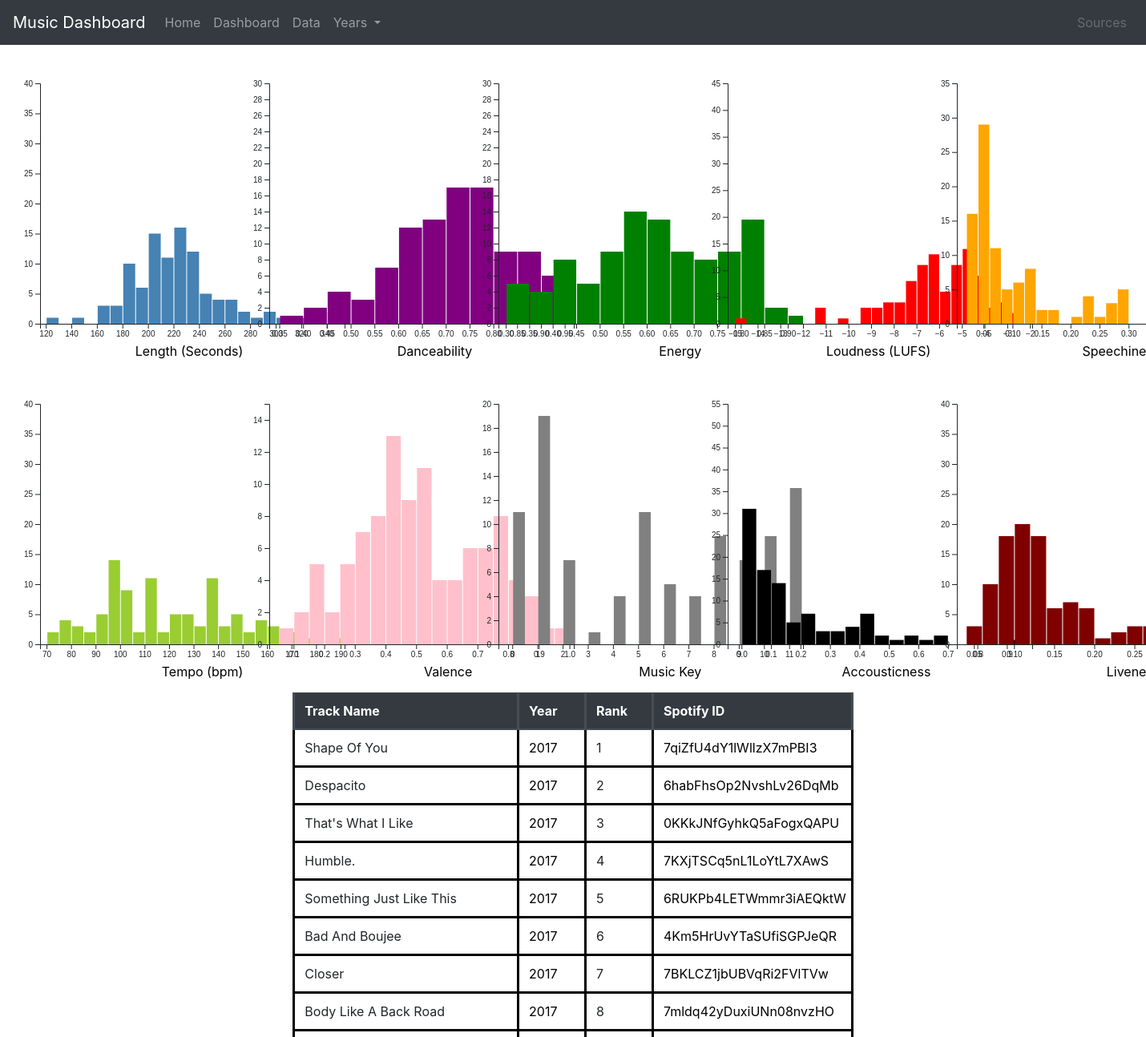
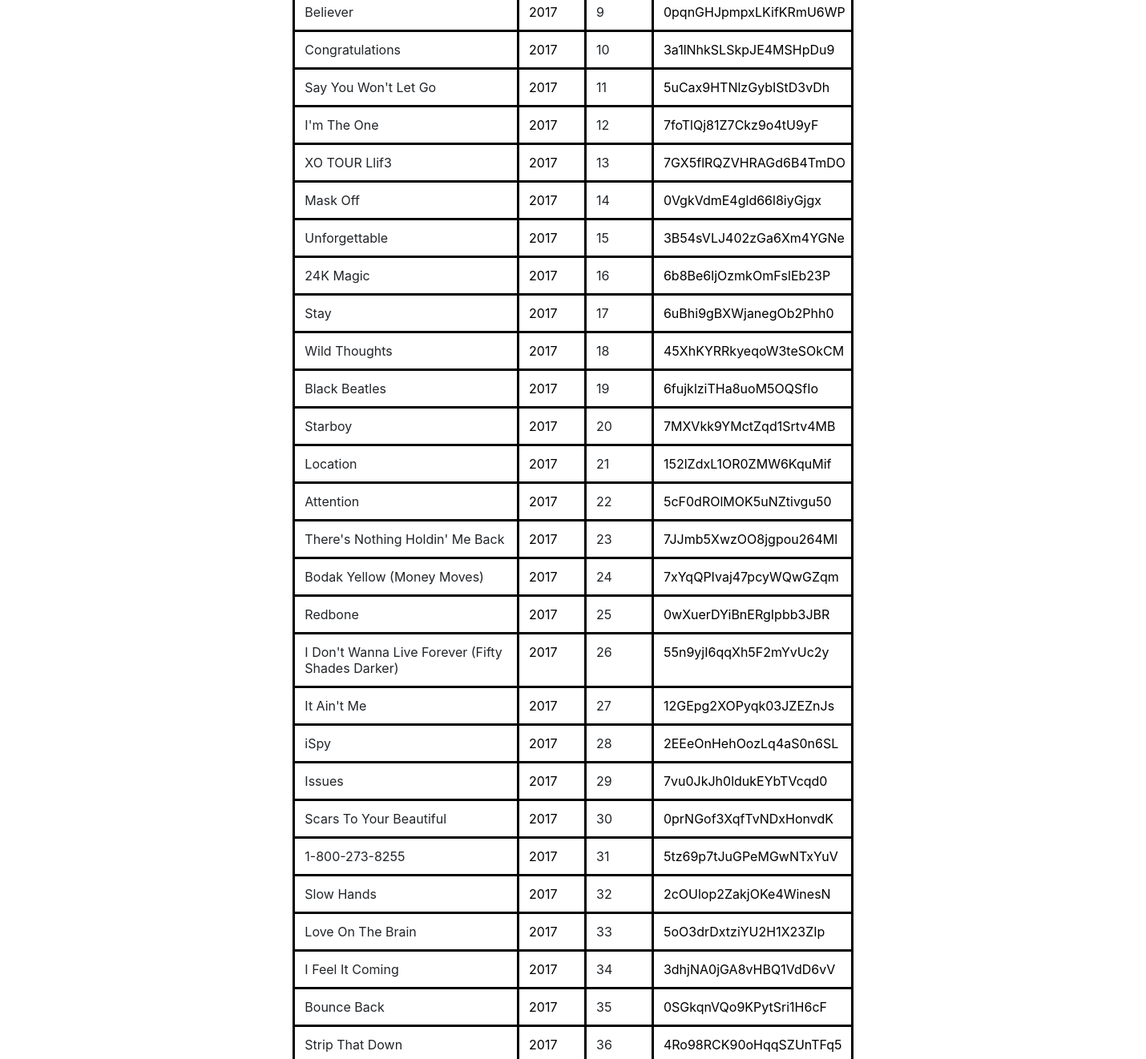
Page /data/2017/ on the committed database (2 pictures, top to bottom).
### dashboard/models.py (models this page shows, shortened)
class Track(models.Model):
    track_name = models.CharField(max_length=100)
    rank = models.PositiveSmallIntegerField(blank=True, null=True)
    year = models.PositiveSmallIntegerField(blank=True, null=True)
    spotify_id = models.CharField(max_length=25)
    length = models.DecimalField(max_digits=7, decimal_places=3)
    danceability = models.DecimalField(max_digits=7, decimal_places=3)
    energy = models.DecimalField(max_digits=7, decimal_places=3)
    loudness = models.DecimalField(max_digits=7, decimal_places=3)
    speechiness = models.DecimalField(max_digits=7, decimal_places=3)
    tempo = models.DecimalField(max_digits=7, decimal_places=3)
    valence = models.DecimalField(max_digits=7, decimal_places=3)
    music_key = models.PositiveSmallIntegerField(blank=True, null=True)
    acousticness = models.DecimalField(max_digits=7, decimal_places=3)
    liveness = models.DecimalField(max_digits=7, decimal_places=3)
    artist = models.ManyToManyField(Artist)
    class Meta(object):
        ordering = ['track_name', 'year']

### dashboard/views.py (the view)
# urls.py: path('data/<int:year>/', TrackYearListView.as_view(), name='track-year')
class TrackYearListView(ListView):
    model = Track
    template_name = 'dashboard/track_year.html'
    context_object_name = 'track'
    def get_queryset(self):
       return Track.objects.filter(year=self.kwargs.get('year')).order_by('rank')
    def get_context_data(self, **kwargs):
        context = super().get_context_data(**kwargs)
        all_fields=Track._meta.get_fields()
        ignore = ['id', 'track_name', 'rank', 'year', 'spotify_id', 'artist']
        for field in all_fields:
            if field.name in ignore:
                continue
            temp = list(Track.objects.filter(year=self.kwargs.get('year')).values_list(field.name))
            context[field.name] = [item for t in temp for item in t]
            for i in range(len(context[field.name])):
                 context[field.name][i] = float(context[field.name][i])
        return context

### dashboard/templatetags/range.py (called while the page is built)
@register.filter(name='range')
def _range(_min, args=None):
    _max, _step = None, None
    if args:
        if not isinstance(args, int):
            _max, _step = map(int, args.split(','))
        else:
            _max = args
    args = filter(None, (_min, _max, _step))
    return range(*args)

### dashboard/templates/dashboard/track_list.html (shortened to what this page needs)
﻿{% extends "dashboard/data.html" %}
{% block main%}
<div style="padding:20px 20px 20px 20px"></div>
<div class="graphContainer">
    <div id="length" class="column">
    </div>
    <div id="danceability" class="column">
    </div>
    <div id="energy" class="column">
    </div>
    <div id="loudness" class="column">
    </div>
    <div id="speechiness" class="column"></div>
</div>
{% endblock %}

### dashboard/templates/dashboard/data.html
﻿{% extends "dashboard/base.html" %}
{% block content %}
<div class ="container"style="margin-left:auto; margin-right:auto; margin-top:50px; width: 51%; overflow: scroll; height: 75vh;">
<div>
    <table class="track-table table" style="margin-left:auto; margin-right:auto;">
        <thead class="thead-dark">
            <tr>
                <th scope="col" class="track-head track-cell name">Track Name</th>
                <th scope="col" class="track-head track-cell year">Year</th>
                <th scope="col" class="track-head track-cell rank">Rank</th>
                <th scope="col" class="track-head track-cell spot-id">Spotify ID</th>
            </tr>
            </thead>
        <tbody>
        {% for song in track%}
            <tr>
                <td scope="row" class="track-cell track-body name">{{ song.track_name }}</td>
                <td class="track-cell track-body year"><a class ="cell-link" href="{% url 'track-year' song.year %}"><div>{{ song.year }}</div></a></td>
                <td class="track-cell track-body rank">{{ song.rank }}</td>
                <td class="track-cell track-body spot-id"><a style="color:black" href="https://open.spotify.com/track/{{song.spotify_id}}" target="_blank">{{ song.spotify_id }}</a></td>
            </tr>
        {% endfor %}
        </tbody>
    </table>
</div>
    </div>
{% endblock %}

### dashboard/templates/dashboard/base.html (style rules this page uses)
th { position: sticky; top: 0; }
.track-cell { border: 3px solid black; background-color: white; }
.spot-id { max-width: 80px; width: 80px; }
.name { max-width: 90px; width: 90px; }
.year { max-width: 7px; width: 7px; }
.rank { max-width: 2px; width: 2px; }
.cell-link { color: black !important }
.column { float: left; width: 20%; }

### rows in the picture
Track: track_name "Shape Of You", year "2017", rank "1", spotify_id "7qiZfU4dY1lWllzX7mPBI3"
Track: track_name "Despacito", year "2017", rank "2", spotify_id "6habFhsOp2NvshLv26DqMb"
Track: track_name "That's What I Like", year "2017", rank "3", spotify_id "0KKkJNfGyhkQ5aFogxQAPU"
Track: track_name "Humble.", year "2017", rank "4", spotify_id "7KXjTSCq5nL1LoYtL7XAwS"
Track: track_name "Something Just Like This", year "2017", rank "5", spotify_id "6RUKPb4LETWmmr3iAEQktW"
Track: track_name "Bad And Boujee", year "2017", rank "6", spotify_id "4Km5HrUvYTaSUfiSGPJeQR"
Track: track_name "Closer", year "2017", rank "7", spotify_id "7BKLCZ1jbUBVqRi2FVlTVw"
Track: track_name "Body Like A Back Road", year "2017", rank "8", spotify_id "7mldq42yDuxiUNn08nvzHO"
Track: track_name "Believer", year "2017", rank "9", spotify_id "0pqnGHJpmpxLKifKRmU6WP"
Track: track_name "Congratulations", year "2017", rank "10", spotify_id "3a1lNhkSLSkpJE4MSHpDu9"
Track: track_name "Say You Won't Let Go", year "2017", rank "11", spotify_id "5uCax9HTNlzGybIStD3vDh"
Track: track_name "I'm The One", year "2017", rank "12", spotify_id "7foTlQj81Z7Ckz9o4tU9yF"
Track: track_name "XO TOUR Llif3", year "2017", rank "13", spotify_id "7GX5flRQZVHRAGd6B4TmDO"
Track: track_name "Mask Off", year "2017", rank "14", spotify_id "0VgkVdmE4gld66l8iyGjgx"
Track: track_name "Unforgettable", year "2017", rank "15", spotify_id "3B54sVLJ402zGa6Xm4YGNe"
Track: track_name "24K Magic", year "2017", rank "16", spotify_id "6b8Be6ljOzmkOmFslEb23P"
Track: track_name "Stay", year "2017", rank "17", spotify_id "6uBhi9gBXWjanegOb2Phh0"
Track: track_name "Wild Thoughts", year "2017", rank "18", spotify_id "45XhKYRRkyeqoW3teSOkCM"
Track: track_name "Black Beatles", year "2017", rank "19", spotify_id "6fujklziTHa8uoM5OQSfIo"
Track: track_name "Starboy", year "2017", rank "20", spotify_id "7MXVkk9YMctZqd1Srtv4MB"
Track: track_name "Location", year "2017", rank "21", spotify_id "152lZdxL1OR0ZMW6KquMif"
Track: track_name "Attention", year "2017", rank "22", spotify_id "5cF0dROlMOK5uNZtivgu50"
Track: track_name "There's Nothing Holdin' Me Back", year "2017", rank "23", spotify_id "7JJmb5XwzOO8jgpou264Ml"
Track: track_name "Bodak Yellow (Money Moves)", year "2017", rank "24", spotify_id "7xYqQPIvaj47pcyWQwGZqm"
Track: track_name "Redbone", year "2017", rank "25", spotify_id "0wXuerDYiBnERgIpbb3JBR"
Track: track_name "I Don't Wanna Live Forever (Fifty Shades Darker)", year "2017", rank "26", spotify_id "55n9yjI6qqXh5F2mYvUc2y"
Track: track_name "It Ain't Me", year "2017", rank "27", spotify_id "12GEpg2XOPyqk03JZEZnJs"
Track: track_name "iSpy", year "2017", rank "28", spotify_id "2EEeOnHehOozLq4aS0n6SL"
Track: track_name "Issues", year "2017", rank "29", spotify_id "7vu0JkJh0ldukEYbTVcqd0"
Track: track_name "Scars To Your Beautiful", year "2017", rank "30", spotify_id "0prNGof3XqfTvNDxHonvdK"
Track: track_name "1-800-273-8255", year "2017", rank "31", spotify_id "5tz69p7tJuGPeMGwNTxYuV"
Track: track_name "Slow Hands", year "2017", rank "32", spotify_id "2cOUlop2ZakjOKe4WinesN"
Track: track_name "Love On The Brain", year "2017", rank "33", spotify_id "5oO3drDxtziYU2H1X23ZIp"
Track: track_name "I Feel It Coming", year "2017", rank "34", spotify_id "3dhjNA0jGA8vHBQ1VdD6vV"
Track: track_name "Bounce Back", year "2017", rank "35", spotify_id "0SGkqnVQo9KPytSri1H6cF"
Track: track_name "Strip That Down", year "2017", rank "36", spotify_id "4Ro98RCK90oHqqSZUnTFq5"
